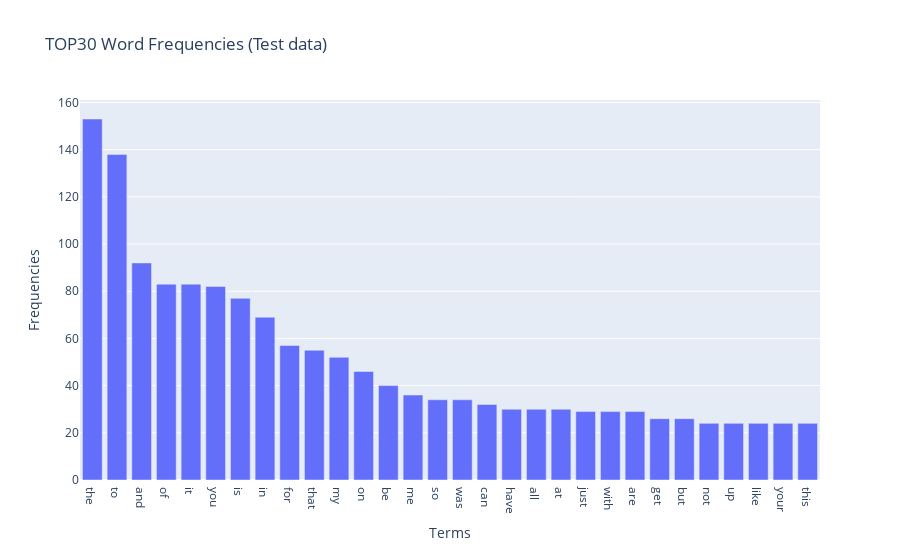

The notebook cell this image was saved under:
### Code cell
count_vect = CountVectorizer()
test_counts = count_vect.fit_transform(test_df.text).sum(axis=0)
temp = pd.DataFrame({"Frequency":test_counts.tolist()[0],
                     "Term":count_vect.get_feature_names_out()}).sort_values(by="Frequency",ascending=False)

# sort
import plotly.express as px
fig = px.bar(temp[:30], x=temp["Term"][:30], y=temp["Frequency"][:30], title  = "TOP30 Word Frequencies (Test data)", labels = {'x':'Terms', 'y':'Frequencies'})

fig.show()

### Figure 1 — Plotly figure (JSON) as saved in the notebook; plotly's stock layout.template omitted (floating-point values rounded to 4 significant figures)
{"data": [{"alignmentgroup": "True", "hovertemplate": "Terms=%{x}<br>Frequencies=%{y}<extra></extra>", "legendgroup": "", "marker": {"color": "#636efa", "pattern": {"shape": ""}}, "name": "", "offsetgroup": "", "orientation": "v", "showlegend": false, "textposition": "auto", "type": "bar", "x": ["the", "to", "and", "of", "it", "you", "is", "in", "for", "that", "my", "on", "be", "me", "so", "was", "can", "have", "all", "at", "just", "with", "are", "get", "but", "not", "up", "like", "your", "this"], "xaxis": "x", "y": [153, 138, 92, 83, 83, 82, 77, 69, 57, 55, 52, 46, 40, 36, 34, 34, 32, 30, 30, 30, 29, 29, 29, 26, 26, 24, 24, 24, 24, 24], "yaxis": "y"}], "layout": {"barmode": "relative", "legend": {"tracegroupgap": 0}, "title": {"text": "TOP30 Word Frequencies (Test data)"}, "xaxis": {"anchor": "y", "domain": [0, 1], "title": {"text": "Terms"}}, "yaxis": {"anchor": "x", "domain": [0, 1], "title": {"text": "Frequencies"}}}}
